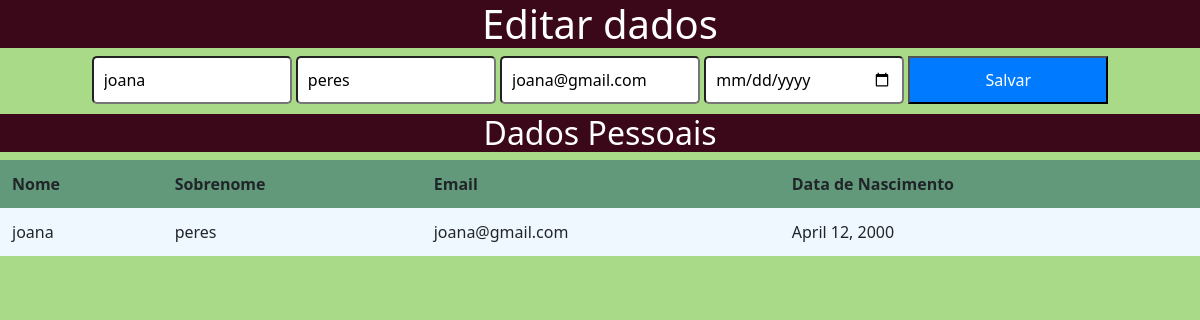
/editar/20, run on the app's committed database.
### core/models.py (models this page shows, shortened)
class Pessoa(models.Model):
    nome = models.CharField(max_length=100)
    sobrenome = models.CharField(max_length=30)
    email = models.EmailField(max_length=100)
    data_nascimento = models.DateField()

### core/views.py (the view)
# urls.py: path('editar/<int:id>', editar, name='editar'),
def editar(request, id):
    pessoa = Pessoa.objects.get(id=id)
    return render(request, "update.html", {"pessoa": pessoa})

### core/templates/update.html (shortened to what this page needs)
{% load static %}
<!DOCTYPE html>
<html lang="en">
<head>
<head>
    <link rel="stylesheet" type="text/css" href="{% static 'css/style.css' %}"/>
</head>
    <link rel="stylesheet" href="https://cdnjs.cloudflare.com/ajax/libs/font-awesome/4.7.0/css/font-awesome.min.css">
    <link href="https://cdn.jsdelivr.net/npm/bootstrap@5.2.0-beta1/dist/css/bootstrap.min.css" rel="stylesheet">
</head>
<body>
    <h1>Editar dados</h1>
    <form action="{% url 'update' pessoa.id %}" method="POST">
        <input type="text" name="nome" value="{{ pessoa.nome }}" placeholder="Nome">
        <input type="text" name="sobrenome" value="{{ pessoa.sobrenome }}" placeholder="Sobrenome">
        <input type="email" name="email" value="{{ pessoa.email }}" placeholder="Email">
        <input type="date" name="data_nascimento" value="{{ pessoa.data_nascimento }}" placeholder="Data de Nascimento">
        <button type="submit">Salvar</button>
    </form>
    <h2>Dados Pessoais</h2>
    <table>
        <thead>
            <tr class="tr">
                <th>Nome</th>
                <th>Sobrenome</th>
                <th>Email</th>
                <th>Data de Nascimento</th>
            </tr>
        </thead>
        <tbody>
            <tr>
                <td>{{ pessoa.nome }} </td>
                <td>{{ pessoa.sobrenome }}</td>
                <td>{{ pessoa.email }}</td>
                <td>{{ pessoa.data_nascimento }}</td>
            </tr>
        </tbody>
    </table>
</body>
</html>

### core/static/css/style.css (style rules this page uses)
table { background-color: aliceblue; }
table { border-collapse: collapse; width: 100%; }
.tr { background-color: #62997a; padding: 10px; text-align: left; }
th, td { padding: 12px; text-align: left; border-bottom: 2px solid #ceecd4; }
form { text-align: center; }
button { background-color: #007bff; color: #fff; cursor: pointer; }
input, button { display: inline-block; width: 200px; padding: 10px; margin-bottom: 10px; border-radius: 5px; }
h1, h2, h3 { background-color: #3b0819; color: rgb(242, 235, 235); text-align: center; }

### core/templates/update.html (style rules this page uses)
input, button { padding: 10px; margin-bottom: 10px; }
h1, h2, h3 { color: #ffffff; }
body { background-color: #a9da88; }

### data on the page
Pessoa: nome "joana", sobrenome "peres", email "joana@gmail.com", data_nascimento "April 12, 2000"
